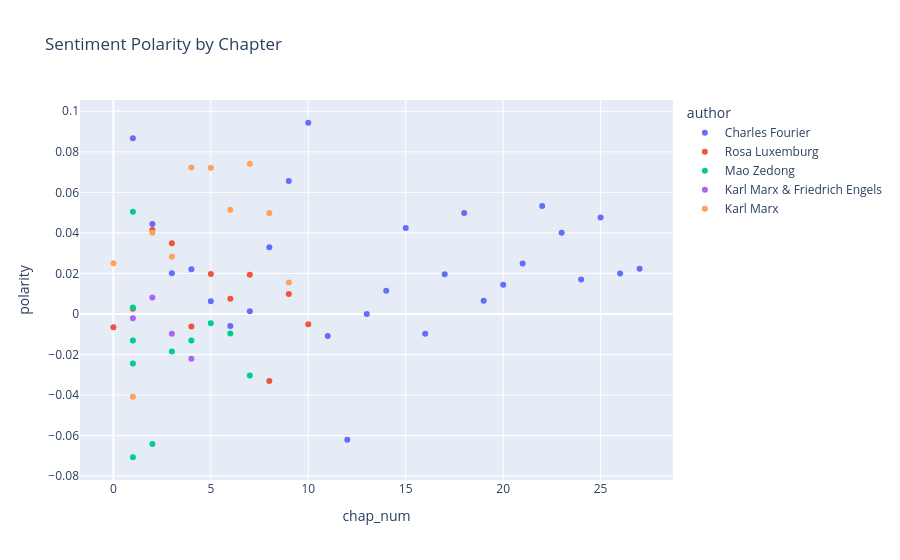

Here is the notebook cell this chart was saved with:
### Markdown cell above
## Sentiment by Chapter

### Code cell
CHAP_SENT = TOKEN.groupby(CHAPS)[emo_cols].mean()
CHAP_SENT['author'] = CHAP_SENT.index.get_level_values('book_id').map(AUTHOR_MAP)
CHAP_SENT = CHAP_SENT.reset_index()

fig = px.scatter(
    CHAP_SENT,
    x='chap_num', y='polarity',
    color='author',
    hover_data=['book_id'],
    title='Sentiment Polarity by Chapter'
)
fig.show()

### Figure 1 — Plotly figure (JSON) as saved in the notebook; plotly's stock layout.template omitted (floating-point values rounded to 4 significant figures)
{"data": [{"customdata": [["fourier_selections"], ["fourier_selections"], ["fourier_selections"], ["fourier_selections"], ["fourier_selections"], ["fourier_selections"], ["fourier_selections"], ["fourier_selections"], ["fourier_selections"], ["fourier_selections"], ["fourier_selections"], ["fourier_selections"], ["fourier_selections"], ["fourier_selections"], ["fourier_selections"], ["fourier_selections"], ["fourier_selections"], ["fourier_selections"], ["fourier_selections"], ["fourier_selections"], ["fourier_selections"], ["fourier_selections"], ["fourier_selections"], ["fourier_selections"], ["fourier_selections"], ["fourier_selections"], ["fourier_selections"]], "hovertemplate": "author=Charles Fourier<br>chap_num=%{x}<br>polarity=%{y}<br>book_id=%{customdata[0]}<extra></extra>", "legendgroup": "Charles Fourier", "marker": {"color": "#636efa", "symbol": "circle"}, "mode": "markers", "name": "Charles Fourier", "orientation": "v", "showlegend": true, "type": "scatter", "x": [1, 2, 3, 4, 5, 6, 7, 8, 9, 10, 11, 12, 13, 14, 15, 16, 17, 18, 19, 20, 21, 22, 23, 24, 25, 26, 27], "xaxis": "x", "y": [0.08667, 0.04438, 0.02016, 0.02214, 0.006337, -0.005952, 0.00137, 0.03297, 0.06557, 0.09434, -0.01087, -0.06204, 0.0, 0.01151, 0.0424, -0.009756, 0.01961, 0.04988, 0.006515, 0.01443, 0.02495, 0.05331, 0.04008, 0.01703, 0.04762, 0.01997, 0.02229], "yaxis": "y"}, {"customdata": [["luxemburg_reform-or-revolution"], ["luxemburg_reform-or-revolution"], ["luxemburg_reform-or-revolution"], ["luxemburg_reform-or-revolution"], ["luxemburg_reform-or-revolution"], ["luxemburg_reform-or-revolution"], ["luxemburg_reform-or-revolution"], ["luxemburg_reform-or-revolution"], ["luxemburg_reform-or-revolution"], ["luxemburg_reform-or-revolution"], ["luxemburg_reform-or-revolution"]], "hovertemplate": "author=Rosa Luxemburg<br>chap_num=%{x}<br>polarity=%{y}<br>book_id=%{customdata[0]}<extra></extra>", "legendgroup": "Rosa Luxemburg", "marker": {"color": "#EF553B", "symbol": "circle"}, "mode": "markers", "name": "Rosa Luxemburg", "orientation": "v", "showlegend": true, "type": "scatter", "x": [0, 1, 2, 3, 4, 5, 6, 7, 8, 9, 10], "xaxis": "x", "y": [-0.006579, 0.002642, 0.04145, 0.03489, -0.006211, 0.01979, 0.007564, 0.01942, -0.03306, 0.009859, -0.005063], "yaxis": "y"}, {"customdata": [["mao_correcting-mistaken-ideas"], ["mao_on-guerrilla-warfare"], ["mao_on-guerrilla-warfare"], ["mao_on-guerrilla-warfare"], ["mao_on-guerrilla-warfare"], ["mao_on-guerrilla-warfare"], ["mao_on-guerrilla-warfare"], ["mao_on-guerrilla-warfare"], ["mao_on-practice"], ["mao_tactics-against-japanese-imperialism"], ["mao_win-the-masses"]], "hovertemplate": "author=Mao Zedong<br>chap_num=%{x}<br>polarity=%{y}<br>book_id=%{customdata[0]}<extra></extra>", "legendgroup": "Mao Zedong", "marker": {"color": "#00cc96", "symbol": "circle"}, "mode": "markers", "name": "Mao Zedong", "orientation": "v", "showlegend": true, "type": "scatter", "x": [1, 1, 2, 3, 4, 5, 6, 7, 1, 1, 1], "xaxis": "x", "y": [-0.01304, -0.07064, -0.06412, -0.01848, -0.01301, -0.004589, -0.009569, -0.03034, 0.05044, -0.02434, 0.003188], "yaxis": "y"}, {"customdata": [["marx_communist-manifesto"], ["marx_communist-manifesto"], ["marx_communist-manifesto"], ["marx_communist-manifesto"]], "hovertemplate": "author=Karl Marx & Friedrich Engels<br>chap_num=%{x}<br>polarity=%{y}<br>book_id=%{customdata[0]}<extra></extra>", "legendgroup": "Karl Marx & Friedrich Engels", "marker": {"color": "#ab63fa", "symbol": "circle"}, "mode": "markers", "name": "Karl Marx & Friedrich Engels", "orientation": "v", "showlegend": true, "type": "scatter", "x": [1, 2, 3, 4], "xaxis": "x", "y": [-0.002097, 0.008141, -0.009783, -0.02201], "yaxis": "y"}, {"customdata": [["marx_wage-labour-and-capital"], ["marx_wage-labour-and-capital"], ["marx_wage-labour-and-capital"], ["marx_wage-labour-and-capital"], ["marx_wage-labour-and-capital"], ["marx_wage-labour-and-capital"], ["marx_wage-labour-and-capital"], ["marx_wage-labour-and-capital"], ["marx_wage-labour-and-capital"], ["marx_wage-labour-and-capital"]], "hovertemplate": "author=Karl Marx<br>chap_num=%{x}<br>polarity=%{y}<br>book_id=%{customdata[0]}<extra></extra>", "legendgroup": "Karl Marx", "marker": {"color": "#FFA15A", "symbol": "circle"}, "mode": "markers", "name": "Karl Marx", "orientation": "v", "showlegend": true, "type": "scatter", "x": [0, 1, 2, 3, 4, 5, 6, 7, 8, 9], "xaxis": "x", "y": [0.025, -0.04082, 0.04003, 0.02823, 0.07229, 0.07216, 0.05145, 0.07415, 0.04977, 0.01554], "yaxis": "y"}], "layout": {"legend": {"title": {"text": "author"}, "tracegroupgap": 0}, "title": {"text": "Sentiment Polarity by Chapter"}, "xaxis": {"anchor": "y", "domain": [0.0, 1.0], "title": {"text": "chap_num"}}, "yaxis": {"anchor": "x", "domain": [0.0, 1.0], "title": {"text": "polarity"}}}}
